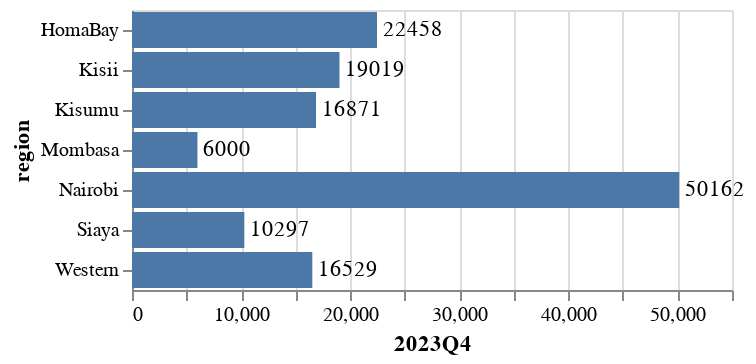

Source (notebook cell):
### Code cell
#with our data 
data = prepd_data.groupby(by=['region'])['2023Q4'].sum().reset_index()

bar = alt.Chart(data).mark_bar().encode(
    y="region:N",
    x=alt.X("2023Q4:Q"))

text = bar.mark_text(
    align="left",
    baseline="middle",
    dx=3
).encode(text="2023Q4")

bar + text

### Figure 1 — Vega-Lite specification as saved in the notebook (floating-point values rounded to 4 significant figures)
{"config": {"view": {"continuousWidth": 300, "continuousHeight": 300}}, "layer": [{"mark": {"type": "bar"}, "encoding": {"x": {"field": "2023Q4", "type": "quantitative"}, "y": {"field": "region", "type": "nominal"}}}, {"mark": {"type": "text", "align": "left", "baseline": "middle", "dx": 3}, "encoding": {"text": {"field": "2023Q4", "type": "quantitative"}, "x": {"field": "2023Q4", "type": "quantitative"}, "y": {"field": "region", "type": "nominal"}}}], "data": {"name": "data-e29685c2567602cfc7da285e1873990e"}, "$schema": "https://vega.github.io/schema/vega-lite/v5.14.1.json", "datasets": {"data-e29685c2567602cfc7da285e1873990e": [{"region": "HomaBay", "2023Q4": 22458}, {"region": "Kisii", "2023Q4": 19019}, {"region": "Kisumu", "2023Q4": 16871}, {"region": "Mombasa", "2023Q4": 6000}, {"region": "Nairobi", "2023Q4": 50162}, {"region": "Siaya", "2023Q4": 10297}, {"region": "Western", "2023Q4": 16529}]}}
